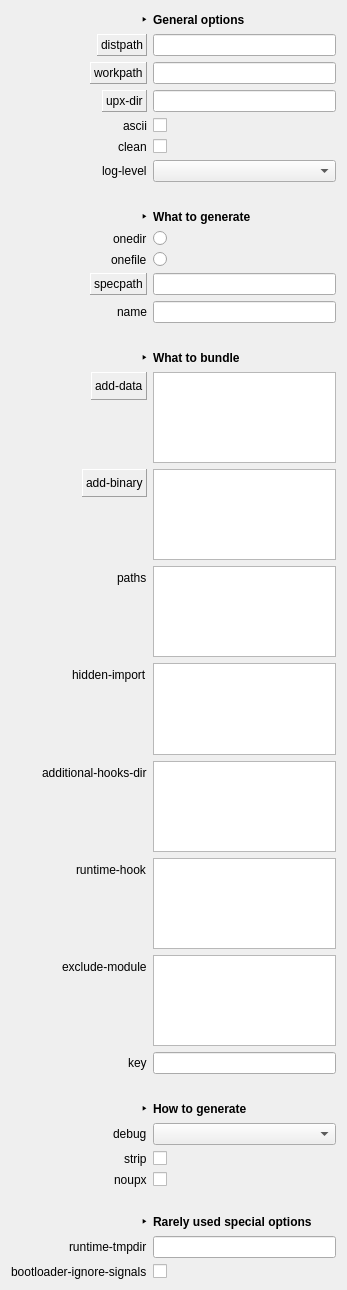
                  <widget class="QWidget" name="scrollAreaWidgetContents">
                   <property name="geometry">
                    <rect>
                     <x>0</x>
                     <y>0</y>
                     <width>347</width>
                     <height>1290</height>
                    </rect>
                   </property>
                   <layout class="QGridLayout" name="gridLayout_16">
                    <item row="1" column="0">
                     <layout class="QFormLayout" name="formLayout">
                      <property name="fieldGrowthPolicy">
                       <enum>QFormLayout::AllNonFixedFieldsGrow</enum>
                      </property>
                      <property name="labelAlignment">
                       <set>Qt::AlignRight|Qt::AlignTrailing|Qt::AlignVCenter</set>
                      </property>
                      <item row="0" column="1">
                       <widget class="QLabel" name="label_5">
                        <property name="font">
                         <font>
                          <weight>75</weight>
                          <bold>true</bold>
                         </font>
                        </property>
                        <property name="text">
                         <string>General options</string>
                        </property>
                       </widget>
                      </item>
                      <item row="1" column="0">
                       <widget class="QLabel" name="lblDistPath">
                        <property name="frameShape">
                         <enum>QFrame::Panel</enum>
                        </property>
                        <property name="frameShadow">
                         <enum>QFrame::Raised</enum>
                        </property>
                        <property name="text">
                         <string>distpath</string>
                        </property>
                       </widget>
                      </item>
                      <item row="1" column="1">
                       <widget class="QLineEdit" name="txtDistPath"/>
                      </item>
                      <item row="2" column="0">
                       <widget class="QLabel" name="lblWorkPath">
                        <property name="frameShape">
                         <enum>QFrame::Panel</enum>
                        </property>
                        <property name="frameShadow">
                         <enum>QFrame::Raised</enum>
                        </property>
                        <property name="text">
                         <string>workpath</string>
                        </property>
                       </widget>
                      </item>
                      <item row="2" column="1">
                       <widget class="QLineEdit" name="txtWorkPath"/>
                      </item>
                      <item row="3" column="0">
                       <widget class="QLabel" name="lblUPXDir">
                        <property name="frameShape">
                         <enum>QFrame::Panel</enum>
                        </property>
                        <property name="frameShadow">
                         <enum>QFrame::Raised</enum>
                        </property>
                        <property name="text">
                         <string>upx-dir</string>
                        </property>
                       </widget>
                      </item>
                      <item row="3" column="1">
                       <widget class="QLineEdit" name="txtUPXDir"/>
                      </item>
                      <item row="4" column="0">
                       <widget class="QLabel" name="label_7">
                        <property name="text">
                         <string>ascii</string>
                        </property>
                       </widget>
                      </item>
                      <item row="4" column="1">
                       <widget class="QCheckBox" name="chkAscii">
                        <property name="text">
                         <string/>
                        </property>
                       </widget>
                      </item>
                      <item row="5" column="0">
                       <widget class="QLabel" name="label_8">
                        <property name="text">
                         <string>clean</string>
                        </property>
                       </widget>
                      </item>
                      <item row="5" column="1">
                       <widget class="QCheckBox" name="chkClean">
                        <property name="text">
                         <string/>
                        </property>
                       </widget>
                      </item>
                      <item row="6" column="0">
                       <widget class="QLabel" name="label_9">
                        <property name="text">
                         <string>log-level</string>
                        </property>
                       </widget>
                      </item>
                      <item row="6" column="1">
                       <widget class="QComboBox" name="cbxLogLevel"/>
                      </item>
                      <item row="8" column="1">
                       <widget class="QLabel" name="label_10">
                        <property name="font">
                         <font>
                          <weight>75</weight>
                          <bold>true</bold>
                         </font>
                        </property>
                        <property name="text">
                         <string>What to generate</string>
                        </property>
                       </widget>
                      </item>
                      <item row="9" column="0">
                       <widget class="QLabel" name="label_11">
                        <property name="text">
                         <string>onedir</string>
                        </property>
                       </widget>
                      </item>
                      <item row="9" column="1">
                       <widget class="QRadioButton" name="chkOneDir">
                        <property name="text">
                         <string/>
                        </property>
                       </widget>
                      </item>
                      <item row="10" column="0">
                       <widget class="QLabel" name="label_12">
                        <property name="text">
                         <string>onefile</string>
                        </property>
                       </widget>
                      </item>
                      <item row="11" column="0">
                       <widget class="QLabel" name="lblSpecPath">
                        <property name="frameShape">
                         <enum>QFrame::Panel</enum>
                        </property>
                        <property name="frameShadow">
                         <enum>QFrame::Raised</enum>
                        </property>
                        <property name="text">
                         <string>specpath</string>
                        </property>
                       </widget>
                      </item>
                      <item row="11" column="1">
                       <widget class="QLineEdit" name="txtSpecPath"/>
                      </item>
                      <item row="12" column="0">
                       <widget class="QLabel" name="label_14">
                        <property name="text">
                         <string>name</string>
                        </property>
                       </widget>
                      </item>
                      <item row="12" column="1">
                       <widget class="QLineEdit" name="txtName"/>
                      </item>
                      <item row="14" column="1">
                       <widget class="QLabel" name="label_15">
                        <property name="font">
                         <font>
                          <weight>75</weight>
                          <bold>true</bold>
                         </font>
                        </property>
                        <property name="text">
                         <string>What to bundle</string>
                        </property>
                       </widget>
                      </item>
                      <item row="15" column="0">
                       <widget class="QLabel" name="lblAddData">
                        <property name="font">
                         <font>
                          <weight>50</weight>
                          <italic>false</italic>
                          <bold>false</bold>
                         </font>
                        </property>
                        <property name="frameShape">
                         <enum>QFrame::Panel</enum>
                        </property>
                        <property name="frameShadow">
                         <enum>QFrame::Raised</enum>
                        </property>
                        <property name="text">
                         <string>add-data</string>
                        </property>
                       </widget>
                      </item>
                      <item row="15" column="1">
                       <widget class="QListWidget" name="lstAddData"/>
                      </item>
                      <item row="16" column="0">
                       <widget class="QLabel" name="lblAddBinary">
                        <property name="frameShape">
                         <enum>QFrame::Panel</enum>
                        </property>
                        <property name="frameShadow">
                         <enum>QFrame::Raised</enum>
                        </property>
                        <property name="text">
                         <string>add-binary</string>
                        </property>
                       </widget>
                      </item>
                      <item row="16" column="1">
                       <widget class="QListWidget" name="lstAddBinary"/>
                      </item>
                      <item row="17" column="0">
                       <widget class="QLabel" name="label_18">
                        <property name="text">
                         <string>paths</string>
                        </property>
                       </widget>
                      </item>
                      <item row="17" column="1">
                       <widget class="QListWidget" name="listWidget_3"/>
                      </item>
                      <item row="18" column="0">
                       <widget class="QLabel" name="label_19">
                        <property name="text">
                         <string>hidden-import</string>
                        </property>
                       </widget>
                      </item>
                      <item row="18" column="1">
                       <widget class="QListWidget" name="listWidget_4"/>
                      </item>
                      <item row="19" column="0">
                       <widget class="QLabel" name="label_20">
                        <property name="text">
                         <string>additional-hooks-dir</string>
                        </property>
                       </widget>
                      </item>
                      <item row="19" column="1">
                       <widget class="QListWidget" name="listWidget_5"/>
                      </item>
                      <item row="20" column="0">
                       <widget class="QLabel" name="label_21">
                        <property name="text">
                         <string>runtime-hook</string>
                        </property>
                       </widget>
                      </item>
                      <item row="20" column="1">
                       <widget class="QListWidget" name="listWidget_6"/>
                      </item>
                      <item row="21" column="0">
                       <widget class="QLabel" name="label_22">
                        <property name="text">
                         <string>exclude-module</string>
                        </property>
                       </widget>
                      </item>
                      <item row="21" column="1">
                       <widget class="QListWidget" name="listWidget_7"/>
                      </item>
                      <item row="22" column="0">
                       <widget class="QLabel" name="label_23">
                        <property name="text">
                         <string>key</string>
                        </property>
                       </widget>
                      </item>
                      <item row="22" column="1">
                       <widget class="QLineEdit" name="txtKeyBuild"/>
                      </item>
                      <item row="24" column="1">
                       <widget class="QLabel" name="label_24">
                        <property name="font">
                         <font>
                          <weight>75</weight>
                          <bold>true</bold>
                         </font>
                        </property>
                        <property name="text">
                         <string>How to generate</string>
                        </property>
                       </widget>
                      </item>
                      <item row="25" column="0">
                       <widget class="QLabel" name="label_26">
                        <property name="text">
                         <string>debug</string>
                        </property>
                       </widget>
                      </item>
                      <item row="25" column="1">
                       <widget class="QComboBox" name="cbxDebug"/>
                      </item>
                      <item row="26" column="0">
                       <widget class="QLabel" name="label_28">
                        <property name="text">
                         <string>strip</string>
                        </property>
                       </widget>
                      </item>
                      <item row="26" column="1">
                       <widget class="QCheckBox" name="chkStrip">
                        <property name="text">
                         <string/>
                        </property>
                       </widget>
                      </item>
                      <item row="27" column="0">
                       <widget class="QLabel" name="label_29">
                        <property name="text">
                         <string>noupx</string>
                        </property>
                       </widget>
                      </item>
                      <item row="27" column="1">
                       <widget class="QCheckBox" name="chkNoUPX">
                        <property name="text">
                         <string/>
                        </property>
                       </widget>
                      </item>
                      <item row="29" column="1">
                       <widget class="QLabel" name="label_27">
                        <property name="font">
                         <font>
                          <weight>75</weight>
                          <bold>true</bold>
                         </font>
                        </property>
                        <property name="text">
                         <string>Rarely used special options</string>
                        </property>
                       </widget>
                      </item>
                      <item row="30" column="0">
                       <widget class="QLabel" name="label_31">
                        <property name="text">
                         <string>runtime-tmpdir</string>
                        </property>
                       </widget>
                      </item>
                      <item row="31" column="0">
                       <widget class="QLabel" name="label_30">
                        <property name="text">
                         <string>bootloader-ignore-signals</string>
                        </property>
                       </widget>
                      </item>
                      <item row="30" column="1">
                       <widget class="QLineEdit" name="lineEdit_7"/>
                      </item>
                      <item row="31" column="1">
                       <widget class="QCheckBox" name="checkBox_5">
                        <property name="text">
                         <string/>
                        </property>
                       </widget>
                      </item>
                      <item row="10" column="1">
                       <widget class="QRadioButton" name="chkOneFile">
                        <property name="text">
                         <string/>
                        </property>
                       </widget>
                      </item>
                      <item row="28" column="1">
                       <widget class="QLabel" name="label_48">
                        <property name="text">
                         <string/>
                        </property>
                       </widget>
                      </item>
                      <item row="23" column="1">
                       <widget class="QLabel" name="label_49">
                        <property name="text">
                         <string/>
                        </property>
                       </widget>
                      </item>
                      <item row="13" column="1">
                       <widget class="QLabel" name="label_50">
                        <property name="text">
                         <string/>
                        </property>
                       </widget>
                      </item>
                      <item row="7" column="1">
                       <widget class="QLabel" name="label_51">
                        <property name="text">
                         <string/>
                        </property>
                       </widget>
                      </item>
                      <item row="0" column="0">
                       <widget class="QLabel" name="label_52">
                        <property name="font">
                         <font>
                          <weight>75</weight>
                          <bold>true</bold>
                         </font>
                        </property>
                        <property name="text">
                         <string>‣</string>
                        </property>
                       </widget>
                      </item>
                      <item row="8" column="0">
                       <widget class="QLabel" name="label_53">
                        <property name="font">
                         <font>
                          <weight>75</weight>
                          <bold>true</bold>
                         </font>
                        </property>
                        <property name="text">
                         <string>‣</string>
                        </property>
                       </widget>
                      </item>
                      <item row="14" column="0">
                       <widget class="QLabel" name="label_54">
                        <property name="font">
                         <font>
                          <weight>75</weight>
                          <bold>true</bold>
                         </font>
                        </property>
                        <property name="text">
                         <string>‣</string>
                        </property>
                       </widget>
                      </item>
                      <item row="24" column="0">
                       <widget class="QLabel" name="label_55">
                        <property name="font">
                         <font>
                          <weight>75</weight>
                          <bold>true</bold>
                         </font>
                        </property>
                        <property name="text">
                         <string>‣</string>
                        </property>
                       </widget>
                      </item>
                      <item row="29" column="0">
                       <widget class="QLabel" name="label_56">
                        <property name="font">
                         <font>
                          <weight>75</weight>
                          <bold>true</bold>
                         </font>
                        </property>
                        <property name="text">
                         <string>‣</string>
                        </property>
                       </widget>
                      </item>
                     </layout>
                    </item>
                   </layout>
                  </widget>
